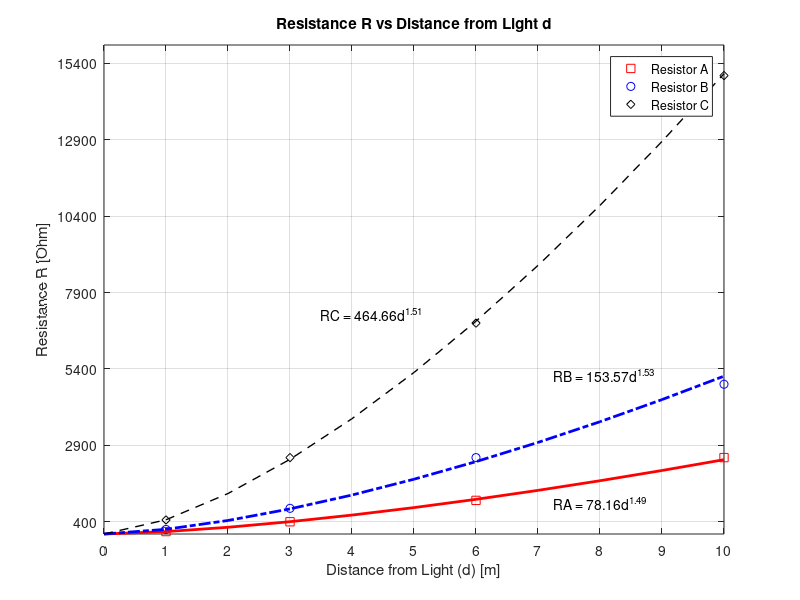

The MATLAB script that drew this image:
%{
Name: Gia Dao
ENGR 1250_003
Date: 4/17/2020

Problem Statement: Create a proper plot of the data
to show the comparison of the resistance among three
different CdS photoresistors when they were placed at various
distances from the light source.

d: distance from the light source [m]
RA: resistance of A photoresistor [Ohm]
RB: resistance of B photoresistor [Ohm]
RC: resistance of C photoresistor [Ohm]
m,n,p: constant power for each photoresistor, from A to C, consecutively

%}
clear
clc
close all
%plot the data
figure('color','w');
d = [1 3 6 10]; %various distance values
RA = [79 400 1100 2500];
RB = [150 840 2500 4900];
RC = [460 2500 6900 15000];
%values for resistance R from A to C depends on d
plot(d,RA,'s r',d,RB,'o b',d,RC,'d k');
grid on
xlabel('Distance from Light (d) [m]');
ylabel('Resistance R [Ohm]');
title('Resistance R vs Distance from Light d');
set(gca,'Ytick',400:2500:16000);
set(gca,'Xtick',0:1:10);
axis([0 10 0 16000]);
%generate trendline for Resistance A
a = polyfit(log10(d),log10(RA),1);
m = a(1);
a1 = 10^(a(2));
%a1 is the constant coefficent of A power equation.
x_a = [0 : 1 : 10];
y_a = a1 * (x_a.^m);
hold on
plot(x_a,y_a,'-r','LineWidth',2);

%generate trendline for Resistance B
b = polyfit(log10(d),log10(RB),1);
n = b(1);
b1 = 10^(b(2));
%b1 is the constant coefficent of B power equation
x_b = [0 : 1 : 10];
y_b = b1 * (x_b.^n);
hold on
plot(x_b,y_b,'-.b','LineWidth',2);

%generate trendline for Resistance C
c = polyfit(log10(d),log10(RC),1);
p = c(1);
c1 = 10^(c(2));
%c1 is the constant coefficient of C power equation
x_c = [0 : 1 : 10];
y_c = c1 * (x_c.^p);
hold on
plot(x_c,y_c,'--k','LineWidth',1);
%set up equations for each Cds photoresistors
TA = sprintf('RA = %0.2fd^{%0.2f}',a1,m);
TB = sprintf('RB = %0.2fd^{%0.2f}',b1,n);
TC = sprintf('RC = %0.2fd^{%0.2f}',c1,p);
text(7.25,1000,TA);
text(7.25,5200,TB);
text(3.5,7200,TC);
legend('Resistor A','Resistor B','Resistor C');







